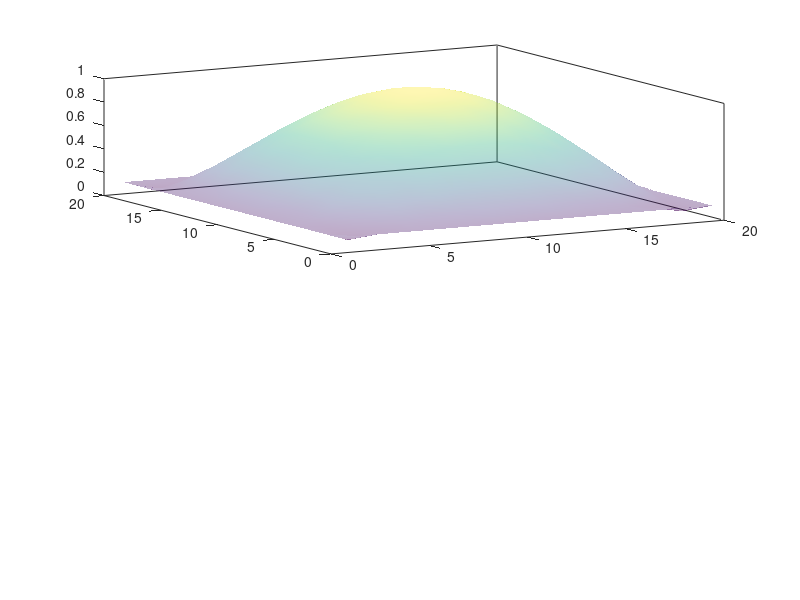

MATLAB code for this plot: (Note: this script raises an error after producing the figure.)
function midasHeat2D_bnd
%midasHeat2D_bnd: 2D heat equation, serial, banded.
%
% This example solves a discretized 2D heat equation problem.
% This version uses the band solver IDABand, and IDACalcIC.
%
% The DAE system solved is a spatial discretization of the PDE
%          du/dt = d^2u/dx^2 + d^2u/dy^2
% on the unit square. The boundary condition is u = 0 on all edges.
% Initial conditions are given by u = 16 x (1 - x) y (1 - y).
% The PDE is treated with central differences on a uniform M x M
% grid. The values of u at the interior points satisfy ODEs, and
% equations u = 0 at the boundaries are appended, to form a DAE
% system of size N = M^2. Here M = 10.
%
% The system is solved with IDA using the banded linear system
% solver, half-bandwidths equal to M, and default
% difference-quotient Jacobian. For purposes of illustration,
% IDACalcIC is called to compute correct values at the boundary,
% given incorrect values as input initial guesses. The constraints
% u >= 0 are posed for all components. Output is taken at
% t = 0, .01, .02, .04, ..., 10.24. (Output at t = 0 is for
% IDACalcIC cost statistics only.)

% Radu Serban <radu@llnl.gov>
% LLNS Start Copyright
% Copyright (c) 2013, Lawrence Livermore National Security
% This work was performed under the auspices of the U.S. Department 
% of Energy by Lawrence Livermore National Laboratory in part under 
% Contract W-7405-Eng-48 and in part under Contract DE-AC52-07NA27344.
% Produced at the Lawrence Livermore National Laboratory.
% All rights reserved.
% For details, see the LICENSE file.
% LLNS End Copyright
% $Revision$Date: 2007/08/21 17:38:43 $

m = 20;
N = m^2;
data.m = m;
data.N = N;
data.dx = 1.0/(m-1);
data.c = 1.0/data.dx^2;

fp = figure;
set(gcf,'position',[250 175 560 900]);

[t0,yy0,yp0,id,cnstr] = ic(data); 

% Plot initial guess for IC

figure(fp);
subplot(2,1,1);
hold on
hs1 = surf(reshape(yy0,m,m));
shading interp
set(hs1,'FaceAlpha',0.35);
box on
view(-30,30)

options = IDASetOptions('UserData',data,...
                        'RelTol',0.0,...
                        'AbsTol',1.0e-3,...
                        'VariableTypes',id,...
                        'ConstraintTypes',cnstr,...
                        'LinearSolver','Band',...
                        'LowerBwidth',m,...
                        'UpperBwidth',m);

IDAInit(@resfun,t0,yy0,yp0,options);

tout = 0.01;
[status, yy0_mod, yp0_mod] = IDACalcIC(tout, 'FindAlgebraic');

% Plot corrected IC

figure(fp);
subplot(2,1,1);
hs1 = surf(reshape(yy0_mod,m,m));
set(hs1,'FaceColor','none');


% Plot solution

subplot(2,1,2);
hold on
hs1 = surf(reshape(yy0_mod,m,m));
shading interp
view(-30,30)
zlim_yy = get(gca,'ZLim');
box on

fprintf('t = %.4f    [Press any key]\n',t0);
pause;

nout = 5;
tout = 0.01;

for iout = 1:nout
  [status,t,yy] = IDASolve(tout,'Normal');
  tout = 2*tout;

  figure(fp);
  subplot(2,1,2);
  set(hs1,'FaceAlpha',0.15);
  hs1 = surf(reshape(yy,m,m));
  shading interp
  set(gca,'ZLim',zlim_yy);

  fprintf('t = %.4f    [Press any key]\n',t);
  pause;
  
end

IDAFree;


function [t,yy,yp,id,cnstr] = ic(data)

m = data.m;
N = data.N;
dx = data.dx;

id = ones(N,1);
cnstr = ones(N,1);
yy = zeros(N,1);
yp = zeros(N,1);

t = 0.0;

% Initialize yy on all grid points. */ 
for j=0:m-1
  yfact = dx * j;
  offset = m*j;
  for i=0:m-1
    xfact = dx * i;
    loc = offset + i + 1;
    yy(loc) = 16.0 * xfact * (1.0 - xfact) * yfact * (1.0 - yfact);
  end
end
  
% The residual gives the negative of ODE RHS values at 
% interior points.
yp = zeros(N,1);
[yp,flag,new_data] = resfun(t,yy,yp,data);
yp = -yp;

% Finally, set values of yy, yp, and id at boundary points.
for j=0:m-1
  offset = m*j;
  for i=0:m-1
    loc = offset + i + 1;
    if (j == 0 || j == m-1 || i == 0 || i == m-1 )
        yy(loc) = 0.1;
        yp(loc) = 0.0;
        id(loc) = 0.0;
    end
  end
end

% ====================================================================

function [rr,flag,new_data] = resfun(t,yy,yp,data)

m = data.m;
N = data.N;
dx = data.dx;
c = data.c;

% Initialize resval to uu, to take care of boundary equations.
rr = yy;
  
% Loop over interior points; set rr = yp - (central difference).
for j = 1:m-2
  offset = m*j;
  for i = 1:m-2
    loc = offset + i + 1;
    rr(loc) = yp(loc) - c * ...
	  (yy(loc-1) + yy(loc+1) + yy(loc-m) + yy(loc+m) - 4.0*yy(loc));
  end
end

flag = 0;
new_data = [];